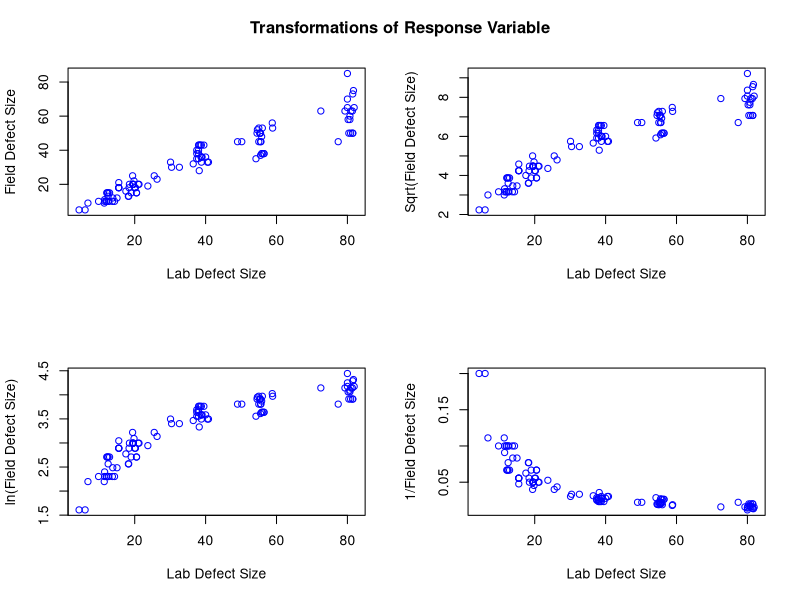
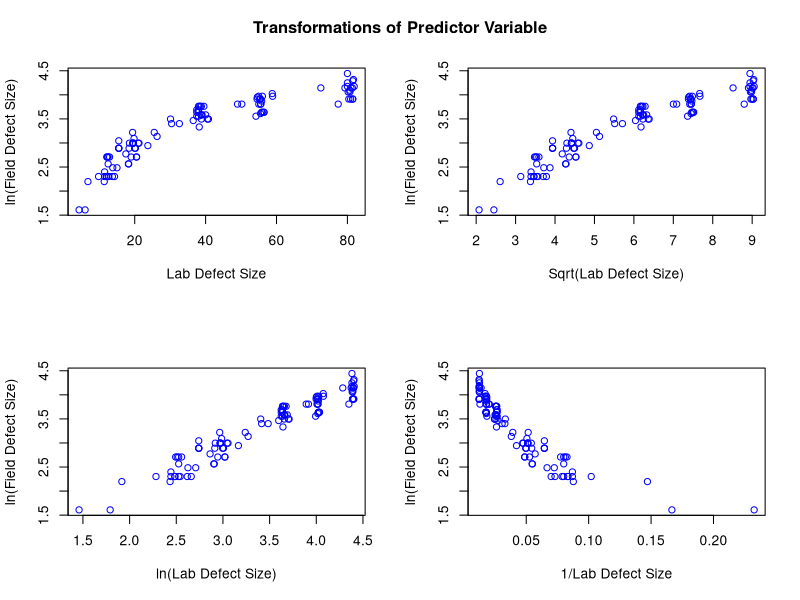
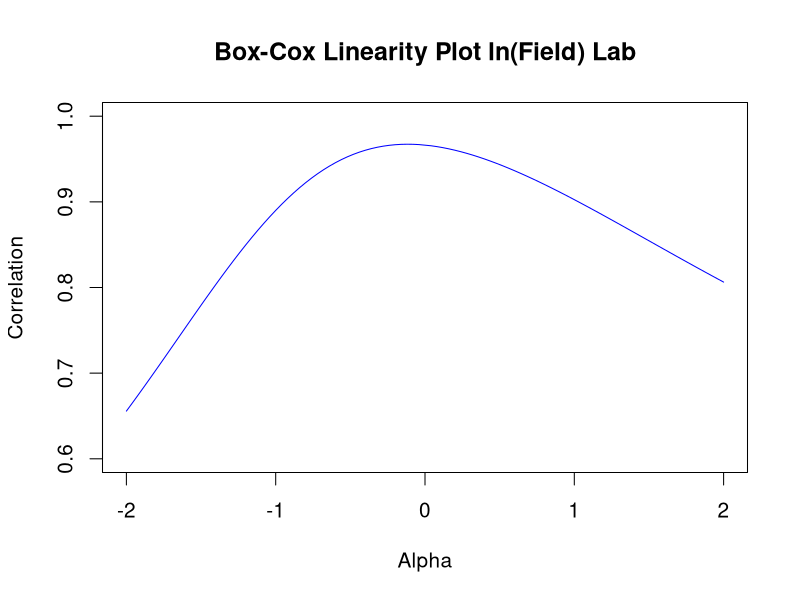
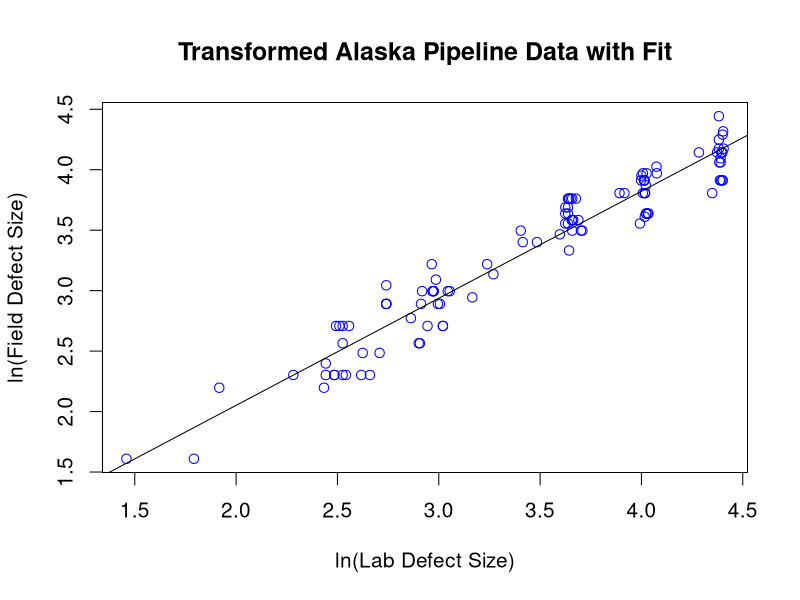
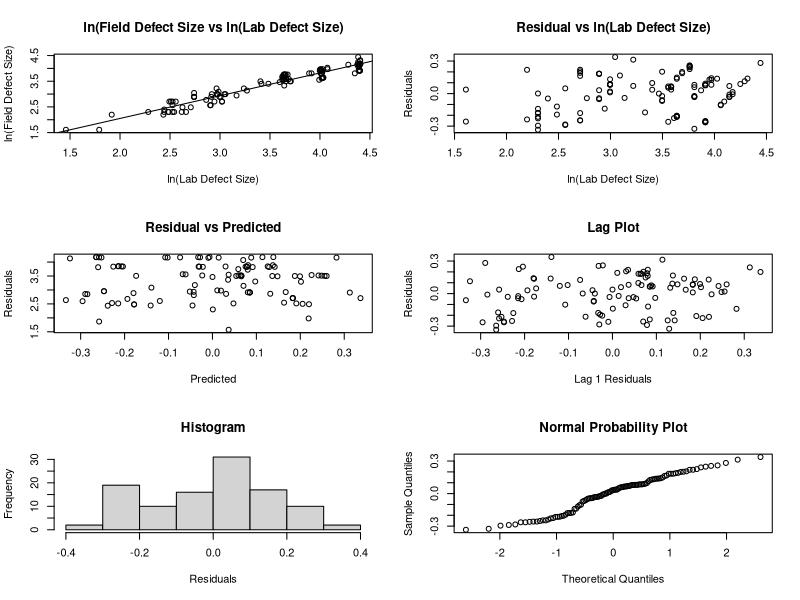
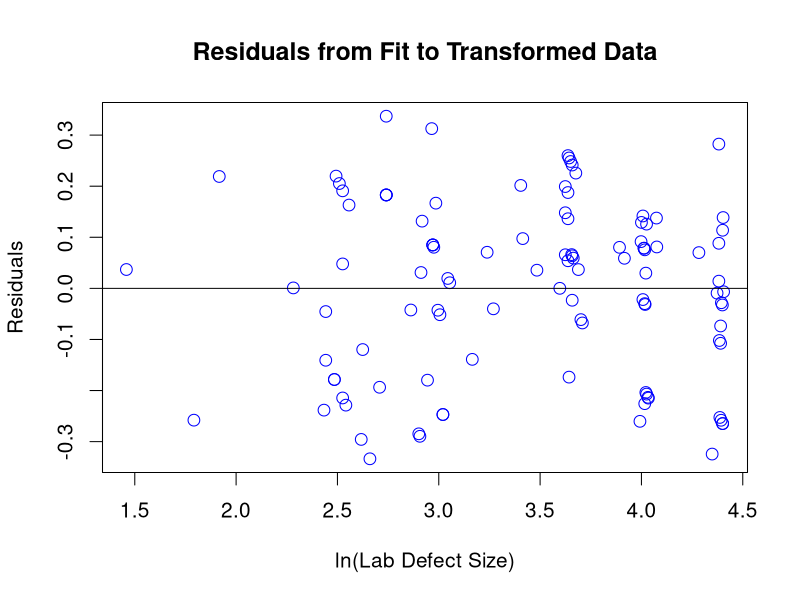

These charts were generated, in order, by the following R code:
######################################################################
##
## regression-4.6.2.4.R
##
## AUTHOR:       Jolene Splett
## MODIFICATION: 2007 Apr 19
## HANDBOOK:     4.6.2.4. Weighting to Improve Fit   
## http://www.itl.nist.gov/div898/handbook/pmd/section6/pmd624.htm

######################################################################
##
## LEFT SIDE BAR:  Transformations

## In regression modeling, we often apply transformations to achieve 
## the following two goals:

##    1. to satisfy the homogeneity of variances assumption for the errors.
##    2. to linearize the fit as much as possible. 

## Some care and judgment is required in that these two goals can 
## conflict. We generally try to achieve homogeneous variances first 
## and then address the issue of trying to linearize the fit.

## Create vector with dependent variable, field defect size
fdef = c(18,38,15,20,18,36,20,43,45,65,43,38,33,10,50,10,50,15,53,60,18,
         38,15,20,18,36,20,43,45,65,43,38,33,10,50,10,50,15,53,15,37,15,
         18,11,35,20,40,50,36,50,38,10,75,10,85,13,50,58,58,48,12,63,10,
         63,13,28,35,63,13,45,9,20,18,35,20,38,50,70,40,21,19,10,33,16,5,
         32,23,30,45,33,25,12,53,36,5,63,43,25,73,45,52,9,30,22,56,15,45)

## Create vector with independent variable, lab defect size
ldef = c(20.2,56.0,12.5,21.2,15.5,39.0,21.0,38.2,55.6,81.9,39.5,56.4,40.5,
         14.3,81.5,13.7,81.5,20.5,56.0,80.7,20.0,56.5,12.1,19.6,15.5,38.8,
         19.5,38.0,55.0,80.0,38.5,55.8,38.8,12.5,80.4,12.7,80.9,20.5,55.0,
         19.0,55.5,12.3,18.4,11.5,38.0,18.5,38.0,55.3,38.7,54.5,38.0,12.0,
         81.7,11.5,80.0,18.3,55.3,80.2,80.7,55.8,15.0,81.0,12.0,81.4,12.5,
         38.2,54.2,79.3,18.2,55.5,11.4,19.5,15.5,37.5,19.5,37.5,55.5,80.0,
         37.5,15.5,23.7,9.8,40.8,17.5,4.3,36.5,26.3,30.4,50.2,30.1,25.5,
         13.8,58.9,40.0,6.0,72.5,38.8,19.4,81.5,77.4,54.6,6.8,32.6,19.8,
         58.8,12.9,49.0)

## Determine number of observations
len = length(fdef)

######################################################################
##
## LEFT SIDE BAR:  Plot of Common Transformations to Obtain 
##                 Homogeneous Variances

## The first step is to try transforming the response variable to find 
## a tranformation that will equalize the variances. In practice, the 
## square root, ln, and reciprocal transformations often work well for 
## this purpose. We will try these first.

## Transformations of response variable
lnfdef = log(fdef)
sqrtfdef = sqrt(fdef)
invfdef = 1/fdef

## Plot transformed response variable
par(mfrow=c(2,2),ask=T)
xax = "Lab Defect Size"
plot(ldef,fdef,xlab=xax,ylab="Field Defect Size",col="blue")
plot(ldef,sqrtfdef,xlab=xax,ylab="Sqrt(Field Defect Size)",col="blue")
plot(ldef,lnfdef,xlab=xax,ylab="ln(Field Defect Size)",col="blue")
plot(ldef,invfdef,xlab=xax,ylab="1/Field Defect Size",col="blue")
title(main="Transformations of Response Variable",outer=TRUE,line=-2)

## In examining these plots, we are looking for the plot that shows the
## most constant variability across the horizontal range of the plot.

## This plot indicates that the ln transformation is a good candidate 
## model for achieving the most homogeneous variances. 

######################################################################
##
## LEFT SIDE BAR:  Plot of Common Transformations to Linearlize the Fit

## One problem with applying the above transformation is that the plot 
## indicates that a straight-line fit will no longer be an adequate 
## model for the data. We address this problem by attempting to find 
## a transformation of the predictor variable that will result in the 
## most linear fit. In practice, the square root, ln, and reciprocal 
## transformations often work well for this purpose. We will try these 
## first.

## Transformations of predictor variable
lnldef = log(ldef)
sqrtldef = sqrt(ldef)
invldef = 1/ldef

## Plot transformed predictor variable
par(mfrow=c(2,2),ask=T)
yax = "ln(Field Defect Size)"
plot(ldef,lnfdef,xlab="Lab Defect Size", ylab=yax, col="blue")
plot(sqrtldef,lnfdef,xlab="Sqrt(Lab Defect Size)", ylab=yax, col="blue")
plot(lnldef,lnfdef,xlab="ln(Lab Defect Size)", ylab=yax, col="blue")
plot(invldef,lnfdef,xlab="1/Lab Defect Size", ylab=yax, col="blue")
title(main="Transformations of Predictor Variable",outer=TRUE,line=-2)

## This plot shows that the ln transformation of the predictor 
## variable is a good candidate model.

######################################################################
##
## LEFT SIDE BAR:  Box-Cox Linearity Plot

## The previous step can be approached more formally by the use of 
## the <Box-Cox linearity plot 1.3.3.5> . The \alpha value on the x axis 
## corresponding to the maximum correlation value on the y axis 
## indicates the power transformation that yields the most linear fit.

##  Box-Cox linearity plot
for (i in (0:100)){
    alpha = -2 + 4*i/100
    if (alpha != 0){
    tx = ((ldef**alpha) - 1)/alpha
    temp = lm(lnfdef~tx)
    temps = summary(temp)
    if(i==0) {rsq = temps$r.squared
              alp = alpha}
    else {rsq = rbind(rsq,temps$r.squared)
          alp = rbind(alp,alpha)}
    }}
rcor = sqrt(rsq)
par(mfrow=c(1,1),cex=1.25,ask=T)
plot(alp,rcor,type="l",xlab="Alpha",ylab="Correlation",
     main="Box-Cox Linearity Plot ln(Field) Lab",
     ylim=c(.6,1), col="blue")

## This plot indicates that a value of -0.1 achieves the most linear fit.

## In practice, for ease of interpretation, we often prefer to use a 
## common transformation, such as the ln or square root, rather than the 
## value that yields the mathematical maximum. However, the Box-Cox 
## linearity plot still indicates whether our choice is a reasonable one. 
## That is, we might sacrifice a small amount of linearity in the fit to 
## have a simpler model.

## In this case, a value of 0.0 would indicate a ln transformation. 
## Although the optimal value from the plot is -0.1, the plot indicates 
## that any value between -0.2 and 0.2 will yield fairly similar results. 
## For that reason, we choose to stick with the common ln transformation. 

######################################################################
##
## LEFT SIDE BAR:  ln-ln Fit

## Based on the above plots, we choose to fit a ln-ln model. R 
## generated the following output for this model.

## Regression for ln-ln transformed variables
outt = lm(lnfdef~lnldef)
summary(outt)

##> Call:
##> lm(formula = lnfdef ~ lnldef)

##> Residuals:
##>      Min       1Q   Median       3Q      Max 
##> -0.33360 -0.13982  0.03105  0.12745  0.33701 

##> Coefficients:
##>             Estimate Std. Error t value Pr(>|t|)    
##> (Intercept)  0.28138    0.08093   3.477 0.000739 ***
##> lnldef       0.88518    0.02302  38.457  < 2e-16 ***
##> ---
##> Signif. codes:  0 '***' 0.001 '**' 0.01 '*' 0.05 '.' 0.1 ' ' 1 

##> Residual standard error: 0.1683 on 105 degrees of freedom
##> Multiple R-Squared: 0.9337,     Adjusted R-squared: 0.9331 
##> F-statistic:  1479 on 1 and 105 DF,  p-value: < 2.2e-16 

## Note that although the residual standard deviation is significantly 
## lower than it was for the original fit, we cannot compare them 
## directly since the fits were performed on different scales. 

######################################################################
##
## LEFT SIDE BAR:  Plot of Predicted Values

## Plot data with overlaid regression function
par(mfrow=c(1,1),cex=1.25,ask=T)
plot(lnldef,lnfdef,xlab="ln(Lab Defect Size)",ylab="ln(Field Defect Size)",
     main="Transformed Alaska Pipeline Data with Fit",col="blue")
abline(reg=outt)

## The plot of the predicted values with the transformed data 
## indicates a good fit. In addition, the variability of the data 
## across the horizontal range of the plot seems relatively constant.

######################################################################
##
## LEFT SIDE BAR:  6-Plot of Fit

## Residual 6-plot
par(mfrow=c(3,2),ask=T)
plot(lnldef,lnfdef,xlab="ln(Lab Defect Size)",ylab="ln(Field Defect Size)",
     main="ln(Field Defect Size vs ln(Lab Defect Size)")
abline(reg=outt)
plot(lnfdef,outt$residuals, xlab="ln(Lab Defect Size)",ylab="Residuals",
     main="Residual vs ln(Lab Defect Size)")
plot(outt$residuals,outt$fitted.values,ylab="Residuals",xlab="Predicted",
     main="Residual vs Predicted")
plot(outt$residuals[2:len],outt$residuals[1:len-1],ylab="Residuals",
     xlab="Lag 1 Residuals",main="Lag Plot")
hist(outt$residuals,ylab="Frequency",xlab="Residuals",main="Histogram")
qqnorm(outt$residuals,main="Normal Probability Plot")

## Since we transformed the data, we need to check that all of the 
## regression assumptions are now valid.

## The 6-plot of the residuals indicates that all of the regression 
## assumptions are now satisfied. 

######################################################################
##
## LEFT SIDE BAR:  Plot of Residuals

## Plot residuals versus ln(lab defect size)
par(mfrow=c(1,1),cex=1.25,ask=T)
plot(lnldef,outt$residuals, xlab="ln(Lab Defect Size)",
     ylab="Residuals", main="Residuals from Fit to Transformed Data",
     cex=1.25, col="blue")
abline(h=0)

## In order to see more detail, we generate a full-size plot of the 
## residuals versus the predictor variable, as shown above. This plot 
## suggests that the assumption of homogeneous variances is now met.

######################################################################
## ================================================================ ##
######################################################################
